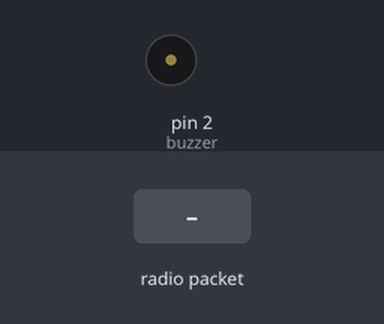
A sketch run on a simulated Arduino Uno, built with avr-gcc and run on an emulated ATmega328P. On the bench: buzzer (waves = sounding). Inputs (shaded band) come from the test bench. No radio packets arrive unless stated.

Above: at 1.2 s.
1.3 s: radio packet "nrftest" arrives
At 1.7 s:
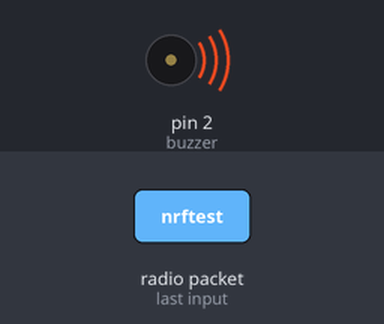
Timing chart, 0 to 4.3 s (numbered marks = the images above; inputs shaded):
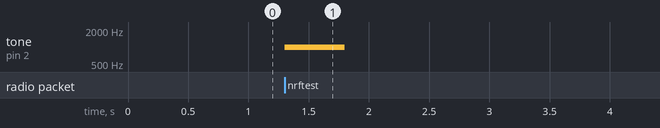

Measured:
- after the input at 1.3 s, tone on pin 2 (buzzer): silent → 1000 Hz at once, → silent 0.50 s later

The sketch:

Jotstick_Test.ino
```cpp
#include <SPI.h>
#include <nRF24L01.h>
#include <RF24.h>

RF24 radio(7,8);

const int buzzer = 2;
const byte address[6] = "00001";

void setup() {
  // put your setup code here, to run once:
  pinMode(buzzer, OUTPUT);
  radio.begin();
  radio.openReadingPipe(0,address);
  radio.setPALevel(RF24_PA_MAX);
  radio.setDataRate(RF24_250KBPS);
  radio.startListening();
}

void loop() {
  char text[32] = "";

  if (radio.available()) {
    radio.read(&text, sizeof(text));
    String transData = String(text);
    if (transData == "nrftest") {
        tone(buzzer, 1000);
        delay(500);
        noTone(buzzer);
      }
  }
}
```
